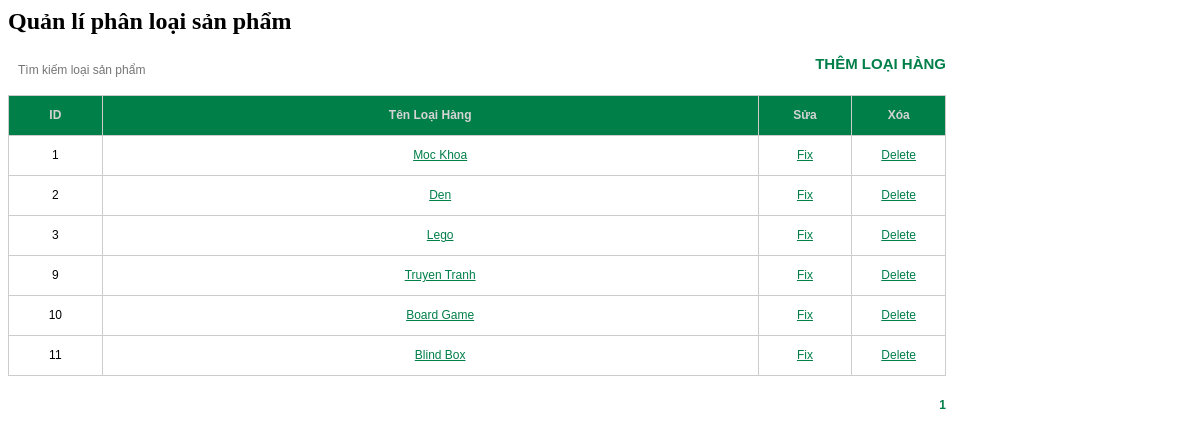
The app's page /admin/productLine/productLine.php with its own data.
### tables this page shows
CREATE TABLE `productline` (
  `productLineId` int NOT NULL AUTO_INCREMENT,
  `productLineName` varchar(255) NOT NULL,
  PRIMARY KEY (`productLineId`)
);

### admin/productLine/productLine.php (the view, shortened to what this page needs)
<?php
    $dbHost = 'localhost';
	$dbUsername = 'TFT';
	$dbPassword = 'Fongngu123';
	$dbName = 'web_csdl';
	$conn = mysqli_connect($dbHost,
						$dbUsername,
						$dbPassword,
						$dbName);
    if(isset($_GET['page'])){
        $page = $_GET['page'];
    }else{
        $page = 1;
    }
    $rowsPerPage = 10;
    $perRow = $page * $rowsPerPage - $rowsPerPage;
    $sql = "SELECT * FROM productLine LIMIT $perRow, $rowsPerPage";
    $result1 = $conn->query($sql);
?>
<link rel="stylesheet" type="text/css" href="css/productLine.css" />
<h2>Quản lí phân loại sản phẩm</h2>
<div id="main">
    <div id="search-bar">
            <form method="get" name="sform" action="mainAdmin.php">
                <input type="text" name="stext" placeholder="Tìm kiếm loại sản phẩm">
            </form>
    </div>
	<p id="add-prdline">
        <a href="/admin/mainAdmin.php?page_layout=addProductLine">
            <span>Thêm loại hàng</span>
        </a>
    </p>
	<table id="prdline" cellpadding="0" cellspacing="0" width="100%">
    	<tr id="prdline-bar">
        	<td width="10%">ID</td>
            <td width="70%">Tên loại hàng</td>
            <td width="10%">Sửa</td>
            <td width="10%">Xóa</td>
        </tr>
        <?php
            if($result1->num_rows > 0){
                while($row = $result1->fetch_assoc()){
        ?>
        <tr>
                <td>
                    <span><?php echo $row['productLineId'];?></span>
                </td>
                <td id="name">
                    <a href="/admin/mainAdmin.php?page_layout=fixProductLine&productLineId=<?php echo $row['productLineId'];?>">
                        <?php echo $row['productLineName'];?>
                    </a>
                </td>
                <td>
                    <a href="/admin/mainAdmin.php?page_layout=fixProductLine&productLineId=<?php echo $row['productLineId'];?>">
                        <span>Fix</span>
                    </a>
                </td>
                <td>
                    <a href="productLine/deleteProductLine.php?productLineId=<?php echo $row['productLineId'];?>">
                        <span>Delete</span>
                    </a>
                </td>
        </tr>
        <?php
                }
            }
        ?>
    </table>
    <?php
        $query = "SELECT * FROM productLine";
        $result2 = $conn->query($query);
        $totalRows = mysqli_num_rows($result2);
        $totalPage = ceil($totalRows/$rowsPerPage);
        $listPage = '';
        for($i=1; $i<=$totalPage; $i++){
                if($i==$page){
                    $listPage .= " <span>".$i."</span> ";
                }else{
                    $listPage .= ' <a href="'.$_SERVER['PHP_SELF'].'?page_layout=productLine&page='.$i.'">'.$i.'</a> ';
                }
        }
    ?>
    <p id="pagination"><?php echo $listPage;?></p>
</div>

### admin/css/productLine.css (style rules this page uses)
#main p#add-prdline { width: 938px; height: auto; text-align: right; font-family: Verdana, Geneva, sans-serif; font-size: 15px; font-weight: bold; text-transform: uppercase; margin-bottom: 20px; }
#main p#add-prdline a { text-decoration: none; color: #007f49; }
#search-bar { width: 300px; height: 40; float: left; }
#search-bar input { float: left; border: none; }
#search-bar input[type="text"] { width: 200px; height: 30px; line-height: 30px; font-family: Verdana, Geneva, sans-serif; font-size: 12px; color: #666; padding-left: 10px; }
#main table#prdline { width: 938px; border-top: 1px solid #CCC; border-right: 1px solid #CCC; }
#main table#prdline tr td { border-left: 1px solid #CCC; border-bottom: 1px solid #CCC; text-align: center; font-family: Verdana, Geneva, sans-serif; font-size: 12px; height: 40px; }
#prdline-bar { width: 100%; height: 30px; line-height: 30px; background: #007f49; }
#prdline-bar td { font-family: Verdana, Geneva, sans-serif; font-size: 12px; font-weight: bold; color: #d4d4d4; text-transform: capitalize; text-align: center; }
#main table#prdline tr td span { display: block; text-align: center; }
#main table#prdline tr td#name { padding-left: 20px; }
#main table#prdline tr a:link { color: #007f49; }
p#pagination { width: 938px; height: auto; text-align: right; font-family: Verdana, Geneva, sans-serif; font-size: 12px; word-spacing: 5px; padding-top: 10px; }
p#pagination span { font-weight: bold; color: #007f49;; }

### records on screen
productline: productLineId "1", productLineName "Moc Khoa"
productline: productLineId "2", productLineName "Den"
productline: productLineId "3", productLineName "Lego"
productline: productLineId "9", productLineName "Truyen Tranh"
productline: productLineId "10", productLineName "Board Game"
productline: productLineId "11", productLineName "Blind Box"
